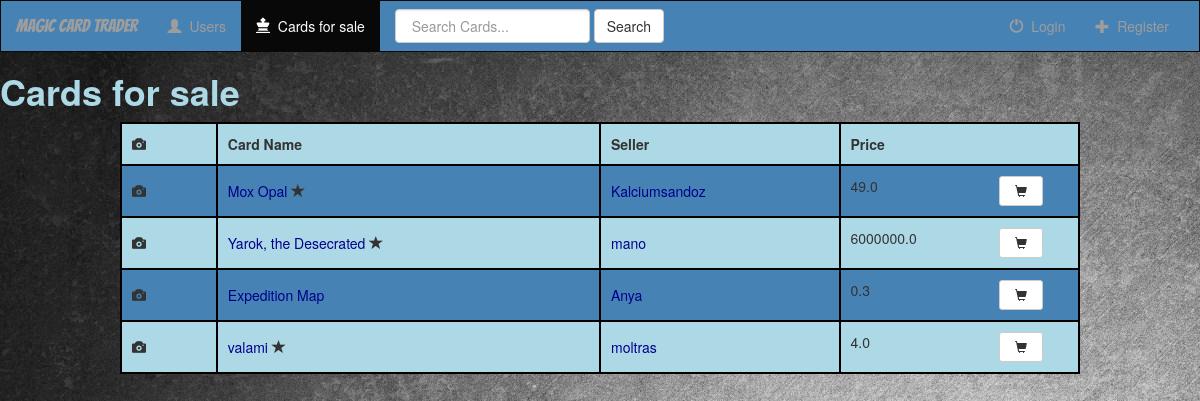
The page /cards/ on the database as committed earlier.
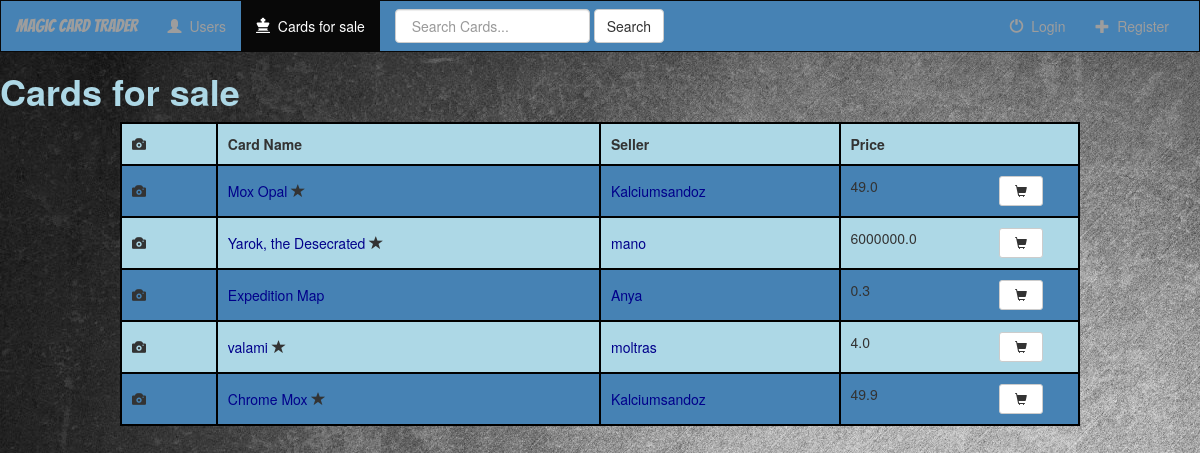
The same page on the database as committed later.
### Magic/models.py (models this page shows, shortened)
class Card(models.Model):
    name = models.CharField(max_length = 150)
    set_name = models.CharField(max_length = 150)
    price = models.FloatField()
    user = models.ForeignKey(User, on_delete=models.CASCADE)
    is_foil = models.BooleanField(default=False)

### Magic/views.py (the view)
# urls.py: path('cards/', views.cards, name="cards"),
def cards(request):
    all_cards = Card.objects.all()
    page = request.GET.get('page', 1)
    template = loader.get_template('magic/cards.html')
    paginator = Paginator(all_cards, 7)
    try:
        cards = paginator.page(page)
    except PageNotAnInteger:
        cards = paginator.page(1)
    except EmptyPage:
        cards = paginator.page(paginator.num_pages)
    context = {
        'all_cards': all_cards,
        'cards': cards,
        'nbar':'cards',
    }
    return HttpResponse(template.render(context, request))

### Magic/templates/magic/cards.html (shortened to what this page needs)
{% extends 'magic/base.html' %}
{% block body %}
    {% if all_cards %}
        <h1 class="basic-text cards-header">Cards for sale</h1>
        <table id="card-table">
            <tr>
                <th><span class="glyphicon glyphicon-camera"></span></th>
                <th>Card Name</th>
                <th>Seller</th>
                <th>Price</th>
            </tr>
            {% for card in cards %}
                <tr>
                    <td class="img-td">
                        <span class="glyphicon glyphicon-camera"></span>
                    </td>
                    <td>
                        <a class="card-td-link" href="{% url 'Magic:card_detail' card.id %}">{{card.name}}</a>
                        {% if card.is_foil %}
                            <span class="glyphicon glyphicon-star"></span>
                        {% endif %}
                    </td>
                    <td class="seller-td">
                        <a class="user-td-link" href="{% url 'Magic:user_detail' user.id %}">{{card.user}}</a>
                    </td>
                    <td class="price-td">
                        {{card.price}}
                        <button type="button" class="btn btn-default btn-sm btn-cart">
                            <span class="glyphicon glyphicon-shopping-cart"></span>
                        </button>
                    </td>
                </tr>
            {% endfor %}
        </table>
    {% else %}
            <h3 class="basic-text">No cards available for sale</h3>
    {% endif %}
{% endblock %}

Rows that differ between the two databases and show on the page:
added Card: name "Chrome Mox", is_foil True (drawn), user "Kalciumsandoz", price "49.9"
